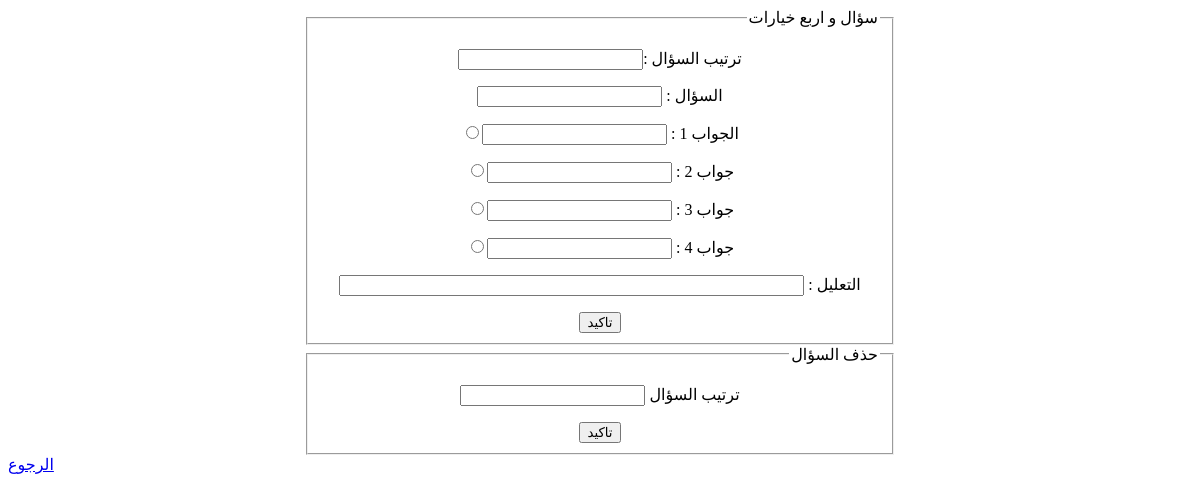
The app's page /firstyear/main/firstsemester/E/AE/AEnGM/AEnG, older data.
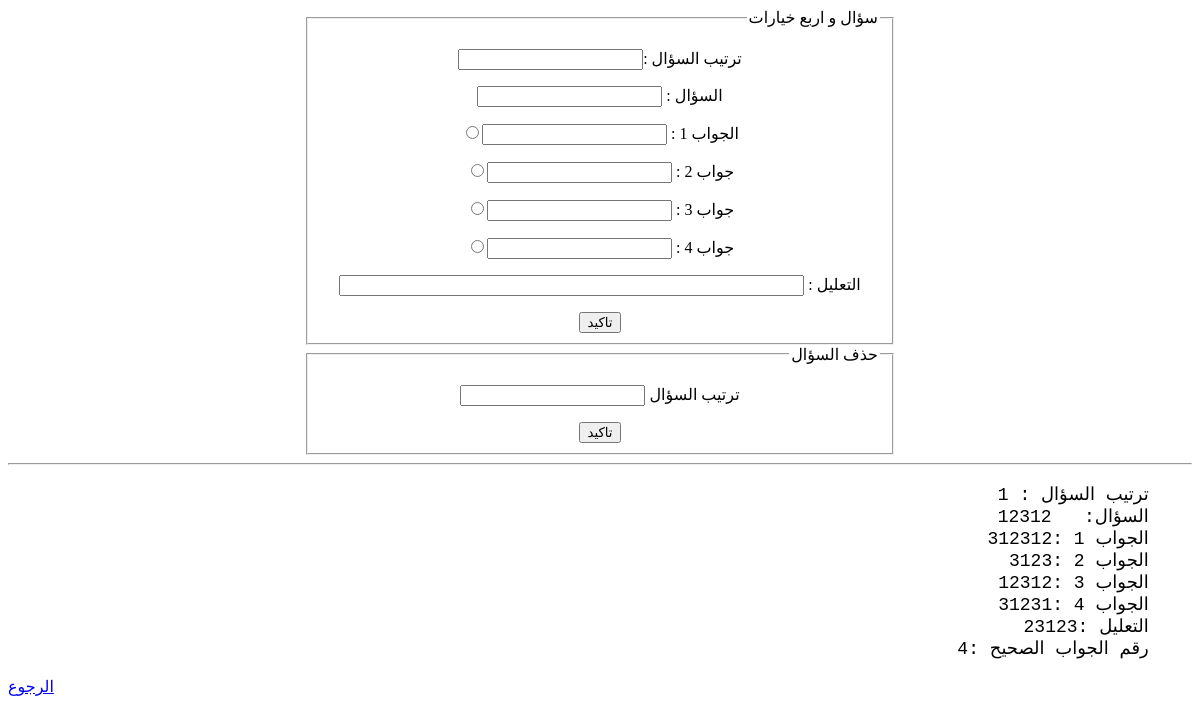
The same page, newer data.
### firstyear/models.py (models this page shows)
class AEG(models.Model):
    ExNo = models.ForeignKey(AEGM, on_delete=models.CASCADE, default=1)
    question = models.TextField(null=False)
    ans1 = models.TextField(null=False)
    ans2 = models.TextField(null=False)
    ans3 = models.TextField(null=False)
    ans4 = models.TextField(null=False)
    why = models.TextField(default='')
    No_true = models.IntegerField(default=1, null=False)
    number = models.IntegerField(default=1, null=False)
    class Meta:
        ordering = ['number']

### firstyear/views.py (the view, shortened to what this page needs)
# urls.py: path('main/firstsemester/E/AE/AEnGM/AEnG', views.AEnG, name='AEnG'),
def AEnG(request):
    db = AEGM.objects.first()
    list = AEG.objects.all()
    return render(request, 'firstyear/E/AEnG.html', {'names': list})

### templates/firstyear/E/AEnG.html (shortened to what this page needs)
<!DOCTYPE html>
<html lang="en">
<head>
</head>
<body>
<div style="text-align: center;">
<center>
    <div align="center" style="width: 50%; height:50%">
        <form method="POST" style="align-items: center">
            <fieldset dir="rtl">
                <legend>سؤال و اربع خيارات</legend>
                <p>
                    <label>ترتيب السؤال :<input name="number" type="number"></label>
                </p>
                <p>
                    <label>السؤال : <input name="question" type="text"/></label>
                </p>
                <p>
                    <label>الجواب 1 : <input name="ans1" type="text"/></label><input name="No" type="radio" value=1>
                </p>
                <p>
                    <label>جواب 2 : <input name="ans2" type="text"/></label><input name="No" type="radio" value=2>
                </p>
                <p>
                    <label>جواب 3 : <input name="ans3" type="text"/></label><input name="No" type="radio" value=3>
                </p>
                <p>
                    <label>جواب 4 : <input name="ans4" type="text"/></label><input name="No" type="radio" value=4>
                </p>
                <p>
                    <label>التعليل : <input name="why" size="55px;" type="text"/></label>
                </p>
                <input name="add" type="submit" value="تاكيد">
            </fieldset>
        </form>
    </div>
    </center>
</div>
<div style="text-align: center;">
<center>
    <div align="center" style="width: 50%; height:50%">
        <form method="POST">
            <fieldset dir="rtl">
                <legend>حذف السؤال</legend>
                <p>
                    <label>ترتيب السؤال <input name="number" type="number"/></label>
                </p>
                <input name="delete" type="submit" value="تاكيد">
            </fieldset>
        </form>
    </div>
    </center>
</div>
<div align="right" dir="rtl" >
{%for x in names%}
    <hr>
    <pre style="font-size: 18px">
    ترتيب السؤال : {{x.number}}
    السؤال:   {{x.question}}
    الجواب 1 :{{x.ans1}}
    الجواب 2 :{{x.ans2}}
    الجواب 3 :{{x.ans3}}
    الجواب 4 :{{x.ans4}}
    التعليل :{{x.why}}
    رقم الجواب الصحيح :{{x.No_true}}
</pre>
{% endfor %}
    </div>
<a href="{% url 'AEnGM'%}">الرجوع</a>
</body>
</html>

Row changes from the older to the newer data that the page shows:
added AEG: number "1", question "12312", ans1 "312312", ans2 "3123", ans3 "12312", ans4 "31231", why "23123", No_true "4"
